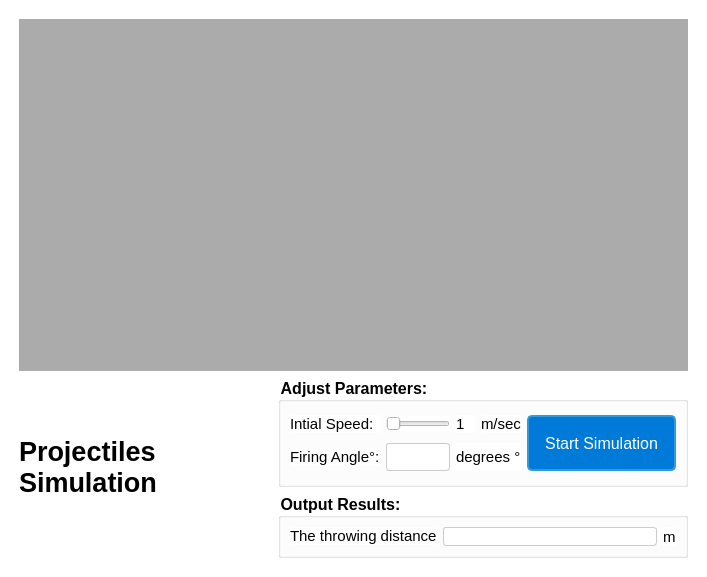
<?xml version="1.0" encoding="UTF-8"?>
<ui version="4.0">
 <class>MainWindow</class>
 <widget class="QMainWindow" name="MainWindow">
  <property name="geometry">
   <rect>
    <x>0</x>
    <y>0</y>
    <width>707</width>
    <height>577</height>
   </rect>
  </property>
  <property name="sizePolicy">
   <sizepolicy hsizetype="Preferred" vsizetype="Fixed">
    <horstretch>0</horstretch>
    <verstretch>0</verstretch>
   </sizepolicy>
  </property>
  <property name="windowTitle">
   <string>MainWindow</string>
  </property>
  <property name="styleSheet">
   <string notr="true">QMainWindow{
	
	background-color: rgb(255, 255, 255);
}
QPushButton {
    background-color: #5A8F7B; /* Blue background color */
    color: white; /* White text color */
    border: 2px solid #3498db; /* Blue border */
    padding: 8px 16px; /* Padding inside the button */
    border-radius: 5px; /* Rounded corners */
}

QPushButton:hover {
    background-color: #5A8F7B; /* Darker blue when hovered */
}

QLabel:hover {
    background-color: #5A8F7B; /* Light gray background when hovered */
}

QLineEdit {
    padding: 5px; /* Padding for line edit */
    border: 1px solid #ccc; /* Light gray border */
    border-radius: 3px; /* Rounded corners */
}

QWidget#spectro {
    background-color: #5A8F7B; /* White background color for the spectrogram widget */
    border: 1px solid #ccc; /* Light gray border */
    border-radius: 5px; /* Rounded corners */
}

/* Scroll bar style */
QScrollBar:vertical {
    border: 1px solid #ccc; /* Light gray border */
    background: #5A8F7B; /* Background color */
    width: 10px; /* Width of the scroll bar */
    margin: 0px 0px 0px 0px;
}

QScrollBar::handle:vertical {
    background: #5A8F7B; /* Blue handle color */
    min-height: 20px; /* Minimum height of the handle */
    border-radius: 5px; /* Rounded corners */
}

QScrollBar::add-line:vertical {
    height: 0px;
    subcontrol-position: bottom;
    subcontrol-origin: margin;
}

QScrollBar::sub-line:vertical {
    height: 0px;
    subcontrol-position: top;
    subcontrol-origin: margin;
}

/* Add more styles as needed for specific elements in your UI */
</string>
  </property>
  <widget class="QWidget" name="centralwidget">
   <property name="styleSheet">
    <string notr="true">background-color: rgb(255, 255, 255);</string>
   </property>
   <layout class="QGridLayout" name="gridLayout">
    <property name="leftMargin">
     <number>19</number>
    </property>
    <property name="topMargin">
     <number>19</number>
    </property>
    <property name="rightMargin">
     <number>19</number>
    </property>
    <property name="bottomMargin">
     <number>19</number>
    </property>
    <item row="5" column="0" rowspan="2" alignment="Qt::AlignHCenter|Qt::AlignVCenter">
     <widget class="QLabel" name="label_8">
      <property name="font">
       <font>
        <pointsize>20</pointsize>
        <weight>75</weight>
        <bold>true</bold>
       </font>
      </property>
      <property name="frameShape">
       <enum>QFrame::NoFrame</enum>
      </property>
      <property name="text">
       <string>Projectiles Simulation</string>
      </property>
      <property name="wordWrap">
       <bool>true</bool>
      </property>
      <property name="margin">
       <number>11</number>
      </property>
     </widget>
    </item>
    <item row="0" column="0" rowspan="2" colspan="3">
     <layout class="QHBoxLayout" name="horizontalLayout">
      <item>
       <widget class="QWidget" name="simulation_qwid" native="true">
        <property name="sizePolicy">
         <sizepolicy hsizetype="Expanding" vsizetype="Expanding">
          <horstretch>0</horstretch>
          <verstretch>0</verstretch>
         </sizepolicy>
        </property>
        <property name="styleSheet">
         <string notr="true">background-color: rgb(171, 171, 171);
</string>
        </property>
       </widget>
      </item>
     </layout>
    </item>
    <item row="6" column="2">
     <widget class="QGroupBox" name="groupBox_2">
      <property name="sizePolicy">
       <sizepolicy hsizetype="Preferred" vsizetype="Fixed">
        <horstretch>0</horstretch>
        <verstretch>50</verstretch>
       </sizepolicy>
      </property>
      <property name="maximumSize">
       <size>
        <width>16777215</width>
        <height>65</height>
       </size>
      </property>
      <property name="font">
       <font>
        <family>Arial</family>
        <pointsize>12</pointsize>
        <weight>75</weight>
        <bold>true</bold>
       </font>
      </property>
      <property name="styleSheet">
       <string notr="true"/>
      </property>
      <property name="title">
       <string>Output Results:</string>
      </property>
      <property name="flat">
       <bool>false</bool>
      </property>
      <layout class="QGridLayout" name="gridLayout_3">
       <item row="0" column="0">
        <widget class="QLabel" name="label_3">
         <property name="sizePolicy">
          <sizepolicy hsizetype="Preferred" vsizetype="Fixed">
           <horstretch>0</horstretch>
           <verstretch>0</verstretch>
          </sizepolicy>
         </property>
         <property name="font">
          <font>
           <pointsize>11</pointsize>
          </font>
         </property>
         <property name="text">
          <string>The throwing distance</string>
         </property>
        </widget>
       </item>
       <item row="0" column="2">
        <widget class="QLabel" name="label_7">
         <property name="font">
          <font>
           <pointsize>11</pointsize>
          </font>
         </property>
         <property name="text">
          <string>m</string>
         </property>
        </widget>
       </item>
       <item row="0" column="1">
        <widget class="QLineEdit" name="distance">
         <property name="styleSheet">
          <string notr="true">background-color: rgb(255, 255, 255);</string>
         </property>
         <property name="readOnly">
          <bool>true</bool>
         </property>
        </widget>
       </item>
      </layout>
     </widget>
    </item>
    <item row="5" column="2">
     <widget class="QGroupBox" name="groupBox">
      <property name="sizePolicy">
       <sizepolicy hsizetype="Preferred" vsizetype="Fixed">
        <horstretch>0</horstretch>
        <verstretch>20</verstretch>
       </sizepolicy>
      </property>
      <property name="maximumSize">
       <size>
        <width>16777215</width>
        <height>110</height>
       </size>
      </property>
      <property name="font">
       <font>
        <family>Arial</family>
        <pointsize>12</pointsize>
        <weight>75</weight>
        <bold>true</bold>
       </font>
      </property>
      <property name="styleSheet">
       <string notr="true"/>
      </property>
      <property name="title">
       <string>Adjust Parameters:</string>
      </property>
      <property name="flat">
       <bool>false</bool>
      </property>
      <layout class="QGridLayout" name="gridLayout_2">
       <item row="0" column="1">
        <widget class="QSlider" name="speed_slider">
         <property name="styleSheet">
          <string notr="true">color: rgb(53, 87, 100);</string>
         </property>
         <property name="minimum">
          <number>1</number>
         </property>
         <property name="maximum">
          <number>50</number>
         </property>
         <property name="orientation">
          <enum>Qt::Horizontal</enum>
         </property>
        </widget>
       </item>
       <item row="0" column="0">
        <widget class="QLabel" name="label">
         <property name="sizePolicy">
          <sizepolicy hsizetype="Preferred" vsizetype="Fixed">
           <horstretch>0</horstretch>
           <verstretch>0</verstretch>
          </sizepolicy>
         </property>
         <property name="font">
          <font>
           <pointsize>11</pointsize>
          </font>
         </property>
         <property name="styleSheet">
          <string notr="true"/>
         </property>
         <property name="text">
          <string>Intial Speed:</string>
         </property>
        </widget>
       </item>
       <item row="0" column="4" rowspan="2">
        <widget class="QPushButton" name="done">
         <property name="enabled">
          <bool>true</bool>
         </property>
         <property name="sizePolicy">
          <sizepolicy hsizetype="Fixed" vsizetype="Expanding">
           <horstretch>0</horstretch>
           <verstretch>0</verstretch>
          </sizepolicy>
         </property>
         <property name="font">
          <font>
           <family>MS Shell Dlg 2</family>
           <pointsize>12</pointsize>
           <weight>9</weight>
           <italic>false</italic>
           <bold>false</bold>
          </font>
         </property>
         <property name="styleSheet">
          <string notr="true">font: 75 12pt &quot;MS Shell Dlg 2&quot;;
color: rgb(255, 255, 255);
background-color: rgb(0, 122, 217);</string>
         </property>
         <property name="text">
          <string>Start Simulation</string>
         </property>
        </widget>
       </item>
       <item row="1" column="1">
        <widget class="QLineEdit" name="angle">
         <property name="styleSheet">
          <string notr="true">background-color: rgb(255, 255, 255);</string>
         </property>
        </widget>
       </item>
       <item row="1" column="2" colspan="2">
        <widget class="QLabel" name="label_5">
         <property name="font">
          <font>
           <pointsize>11</pointsize>
          </font>
         </property>
         <property name="text">
          <string>degrees °</string>
         </property>
        </widget>
       </item>
       <item row="1" column="0">
        <widget class="QLabel" name="label_4">
         <property name="sizePolicy">
          <sizepolicy hsizetype="Preferred" vsizetype="Fixed">
           <horstretch>0</horstretch>
           <verstretch>0</verstretch>
          </sizepolicy>
         </property>
         <property name="font">
          <font>
           <pointsize>11</pointsize>
          </font>
         </property>
         <property name="text">
          <string>Firing Angle°:</string>
         </property>
        </widget>
       </item>
       <item row="0" column="3">
        <widget class="QLabel" name="label_6">
         <property name="font">
          <font>
           <pointsize>11</pointsize>
          </font>
         </property>
         <property name="text">
          <string>m/sec</string>
         </property>
        </widget>
       </item>
       <item row="0" column="2">
        <widget class="QLabel" name="label_2">
         <property name="font">
          <font>
           <pointsize>11</pointsize>
          </font>
         </property>
         <property name="text">
          <string>1</string>
         </property>
        </widget>
       </item>
      </layout>
     </widget>
    </item>
    <item row="5" column="1" rowspan="2">
     <spacer name="horizontalSpacer">
      <property name="orientation">
       <enum>Qt::Horizontal</enum>
      </property>
      <property name="sizeType">
       <enum>QSizePolicy::Fixed</enum>
      </property>
      <property name="sizeHint" stdset="0">
       <size>
        <width>20</width>
        <height>20</height>
       </size>
      </property>
     </spacer>
    </item>
   </layout>
  </widget>
 </widget>
 <tabstops>
  <tabstop>speed_slider</tabstop>
  <tabstop>done</tabstop>
  <tabstop>angle</tabstop>
  <tabstop>distance</tabstop>
 </tabstops>
 <resources>
  <include location="Sports_Project/icons.qrc"/>
 </resources>
 <connections>
  <connection>
   <sender>speed_slider</sender>
   <signal>valueChanged(int)</signal>
   <receiver>label_2</receiver>
   <slot>setNum(int)</slot>
   <hints>
    <hint type="sourcelabel">
     <x>399</x>
     <y>405</y>
    </hint>
    <hint type="destinationlabel">
     <x>517</x>
     <y>413</y>
    </hint>
   </hints>
  </connection>
 </connections>
</ui>
